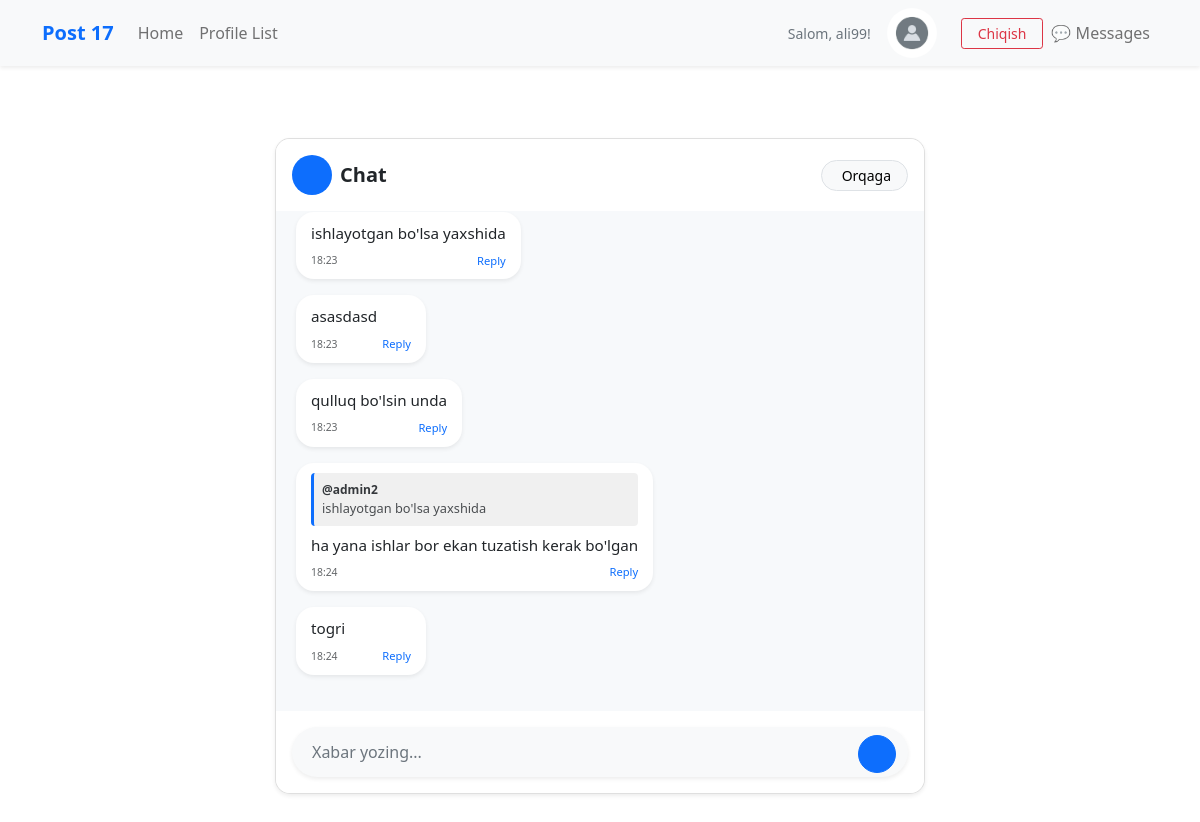
Screenshot of /messages/chat/3/ (signed in) with the database file from the repository.
### chatapp/models.py (models this page shows, shortened)
class Message(models.Model):
    conversation = models.ForeignKey(
        Conversation, on_delete=models.CASCADE, related_name="messages"
    )
    sender = models.ForeignKey(User, on_delete=models.CASCADE)
    text = models.TextField()
    reply_to = models.ForeignKey(
        'self', null=True, blank=True, on_delete=models.SET_NULL
    )
    created_at = models.DateTimeField(auto_now_add=True)
    is_read = models.BooleanField(default=False)

### chatapp/views.py (the view)
# urls.py: path("chat/<int:pk>/", ChatView.as_view(), name="chat"),
class ChatView(LoginRequiredMixin, View):
    def get(self, request, pk):
        conversation = get_object_or_404(Conversation, id=pk)
        conversation.messages.filter(is_read=False).exclude(sender=request.user).update(
            is_read=True
        )
        return render(request, "chat/chat.html", {"conversation": conversation})

### chatapp/templates/chat/chat.html (shortened to what this page needs)
{% extends 'base.html' %}
{% load static %}
{% block content %}
<div class="container mt-4">
    <div class="card shadow-sm mx-auto" style="max-width: 650px; border-radius: 15px; overflow: hidden;">
        <div class="card-header bg-white py-3 border-bottom-0 d-flex justify-content-between align-items-center">
            <div class="d-flex align-items-center">
                <div class="bg-primary text-white rounded-circle d-flex align-items-center justify-content-center me-2" style="width: 40px; height: 40px;">
                </div>
                <h5 class="mb-0 fw-bold text-dark">Chat</h5>
            </div>
            <a href="{% url 'chat:inbox' %}" class="btn btn-light btn-sm rounded-pill px-3 border">
                 Orqaga
            </a>
        </div>
        <div class="card-body" id="chat-window" style="height: 500px; overflow-y: auto; background-color: #f7f9fb; padding: 20px;">
            {% if conversation.messages.all %}
                {% for message in conversation.messages.all %}
                    <div class="d-flex {% if message.sender == user %}justify-content-end{% else %}justify-content-start{% endif %} mb-3">
                        <div class="shadow-sm {% if message.sender == user %}bg-primary text-white{% else %}bg-white text-dark{% endif %}"
                             style="max-width: 75%; padding: 10px 15px; border-radius: 18px; position: relative;">
                            {% if message.reply_to %}
                            <div class="p-2 mb-2 rounded border-start border-3"
                                 style="background: rgba(0,0,0,0.06); border-color: {% if message.sender == user %}#ffffff{% else %}#0d6efd{% endif %} !important;">
                                <small class="d-block fw-bold" style="font-size: 0.75rem; opacity: 0.9;">
                                    {% if message.reply_to.sender == user %}Siz{% else %}@{{ message.reply_to.sender.username }}{% endif %}
                                </small>
                                <small class="text-truncate d-block" style="font-size: 0.8rem; opacity: 0.8;">
                                    {{ message.reply_to.text|truncatechars:45 }}
                                </small>
                            </div>
                            {% endif %}
                            <div style="font-size: 0.95rem; word-wrap: break-word;">
                                {{ message.text }}
                            </div>
                            <div class="d-flex justify-content-between align-items-center mt-2" style="min-width: 100px;">
                                <small style="font-size: 0.65rem; opacity: 0.7;">
                                    {{ message.created_at|date:"H:i" }}
                                </small>
                                <button onclick="setReply('{{ message.id }}', '{% if message.sender == user %}O\'zingiz{% else %}{{ message.sender.username }}{% endif %}', '{{ message.text|addslashes }}')"
                                        class="btn btn-sm p-0 border-0 {% if message.sender == user %}text-white-50{% else %}text-primary{% endif %}"
                                        style="font-size: 0.7rem; font-weight: 500;">
                                    Reply
                                </button>
                            </div>
                        </div>
                    </div>
                {% endfor %}
            {% else %}
                <div class="h-100 d-flex flex-column align-items-center justify-content-center text-muted">
                    <i class="far fa-paper-plane fa-3x mb-3 opacity-25"></i>
                    <p>Hozircha xabarlar yo'q. Birinchi bo'lib yozing!</p>
                </div>
            {% endif %}
        </div>
        <div class="card-footer bg-white py-3 border-0">
            <form id="chat-form">
                <div class="input-group bg-light rounded-pill px-2 py-1 shadow-sm">
                    <input
                        type="text"
                        id="message-input"
                        class="form-control border-0 bg-transparent py-2"
                        placeholder="Xabar yozing..."
                        required
                        autocomplete="off"
                    />
                    <button class="btn btn-primary rounded-circle d-flex align-items-center justify-content-center mt-1 me-1"
                            type="submit" style="width: 38px; height: 38px;">
                    </button>
                </div>
            </form>
        </div>
    </div>
</div>
{% endblock %}

### postdayBackend/templates/navbar.html (shortened to what this page needs)
{% load static %}
<nav class="navbar navbar-expand-lg navbar-light bg-light shadow-sm">
  <div class="container">
    <a class="navbar-brand fw-bold text-primary" href="{% url 'home' %}">
      Post 17
    </a>
    <div class="collapse navbar-collapse" id="navbarSupportedContent">
      <ul class="navbar-nav me-auto mb-2 mb-lg-0">
        <li class="nav-item">
          <a
            class="nav-link {% if request.resolver_match.url_name == 'home' %}active{% endif %}"
            href="{% url 'home' %}"
          >
            Home
          </a>
        </li>
        <li class="nav-item">
          <a
            class="nav-link {% if request.resolver_match.url_name == 'profile_list' %}active{% endif %}"
            href="{% url 'profile_list' %}"
          >
            Profile List
          </a>
        </li>
      </ul>
      <ul class="navbar-nav ms-auto align-items-center">
        {% if user.is_authenticated %}
        <li class="nav-item me-3 text-muted small d-none d-lg-block">
          Salom, {{ user.username }}!
        </li>
        <li class="nav-item me-3">
          <a
            href="{% url 'profile' request.user.id %}"
            class="d-flex align-items-center"
          >
            {% if user.profile.profile_image %}
            <img
              src="{{ user.profile.profile_image.url }}"
              class="rounded-circle me-2"
              width="50"
              height="50"
              style="object-fit: cover"
            />
            {% else %}
            <img
              src="{% static 'images/image1.png' %}"
              class="rounded-circle me-2"
              width="50"
              height="50"
              style="object-fit: cover"
            />
            {% endif %}
          </a>
        </li>
        <li class="nav-item">
          <a
            class="btn btn-outline-danger btn-sm px-3"
            href="{% url 'logout' %}"
          >
            Chiqish
          </a>
        </li>
        <li class="nav-item">
          <a href="{% url 'chat:inbox' %}" class="nav-link"> 💬 Messages </a>
        </li>
        {% endif %}
      </ul>
    </div>
  </div>
</nav>

### rows the page displays
Message: text "ishlayotgan bo'lsa yaxshida", created_at "18:23"
Message: text "asasdasd", created_at "18:23"
Message: text "qulluq bo'lsin unda", created_at "18:23"
Message: reply_to.sender.username "admin2", reply_to.text "ishlayotgan bo'lsa yaxshida", text "ha yana ishlar bor ekan tuzatish kerak bo'lgan", created_at "18:24"
Message: text "togri", created_at "18:24"

### other values shown
{{ user.username }} "ali99"
